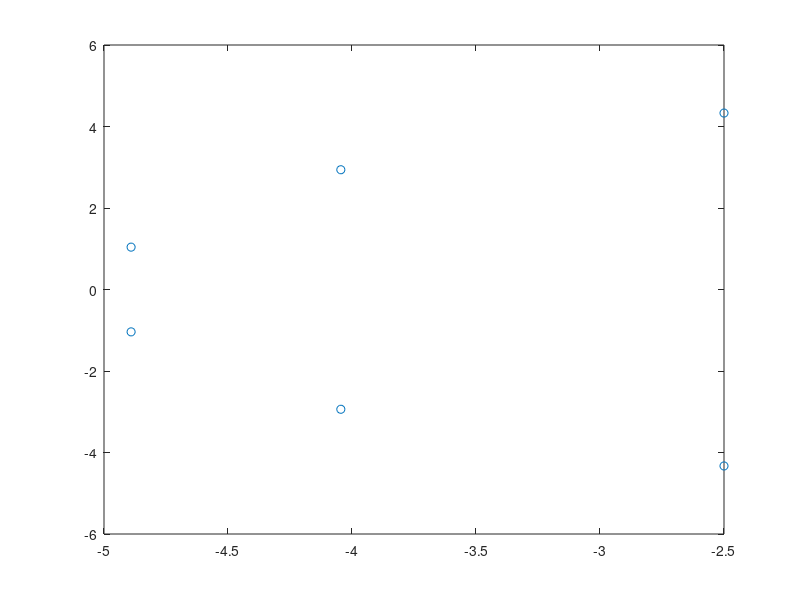

Source code (MATLAB): (Note: this script raises an error after producing the figure.)
r = 5;
theta = pi/3;

i = 1;

for p = (pi-theta:(2*theta)/5:pi+theta)
    poles(i)=r*exp(p*1j);
    i = i + 1;
end
poles = cplxpair(poles)

figure(8);
plot(real(poles),imag(poles), 'o');
hold on;
plot(real(sys_pol),imag(sys_pol), '+');
grid on;
axis equal;
hold off;
ylim([-30, 30])

L = place(A_hat', C_hat', poles)'

